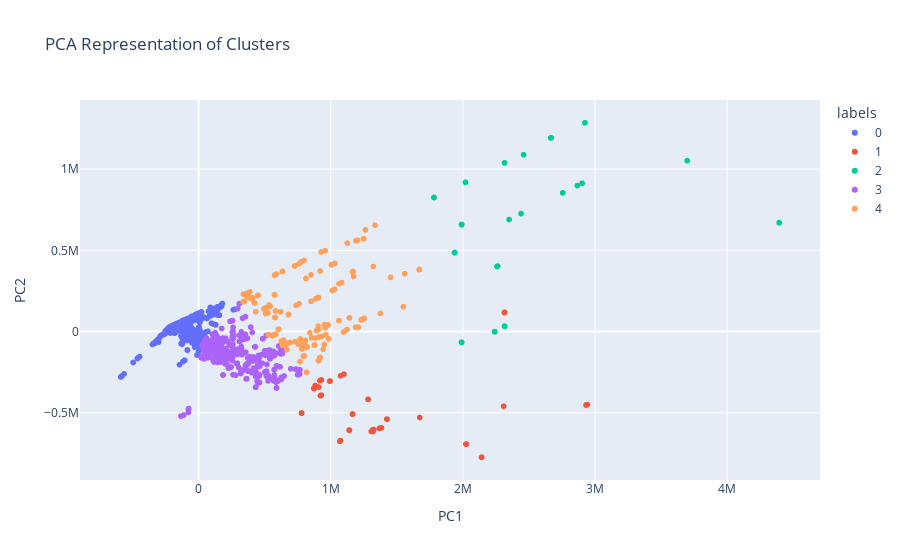

Here is the notebook cell this chart was saved with:
### Code cell
serve_scatter_plot(trimmed=False,k=5)
